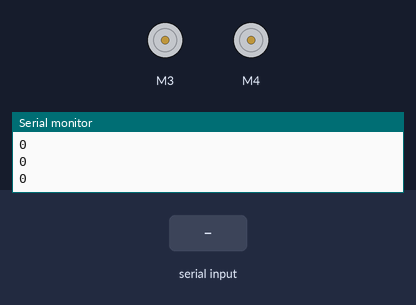
Bench run of a sketch on a simulated Arduino Uno, built with avr-gcc and run on an emulated ATmega328P. Shown: 2 × DC motor (green arrow = forward, orange = backward, longer = faster), the last lines printed to the serial monitor. The test bench sets the inputs (shaded band).

Above: at 1.2 s.
1.3 s: "F" received over Serial
At 2.3 s:
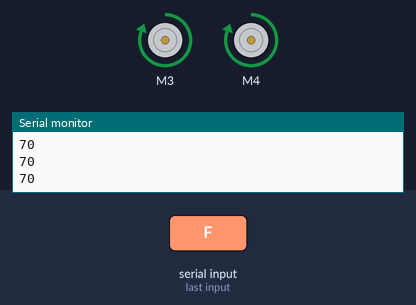
2.8 s: "B" received over Serial
At 3.5 s:
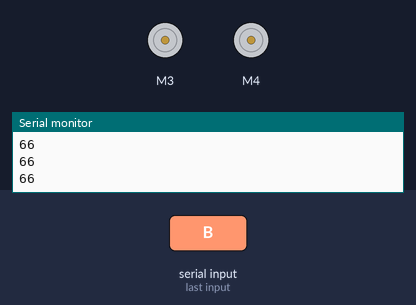
4.3 s: "R" received over Serial
At 4.7 s:
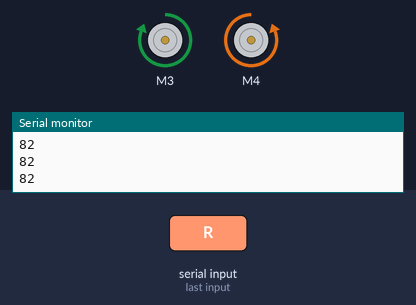
5.8 s: "L" received over Serial
At 7.0 s:
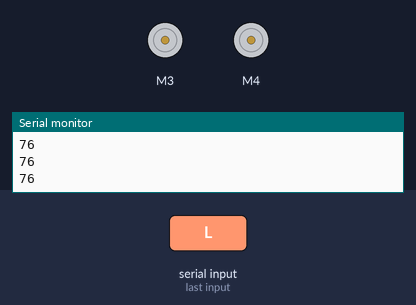
7.3 s: "B" received over Serial
At 8.4 s:
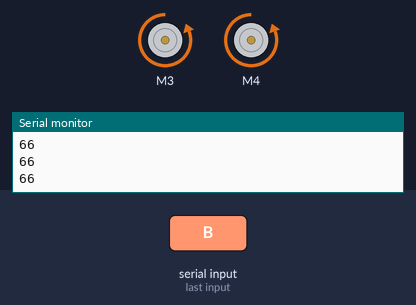
Timing chart, 0 to 9.8 s (numbered marks = the images above; inputs shaded):
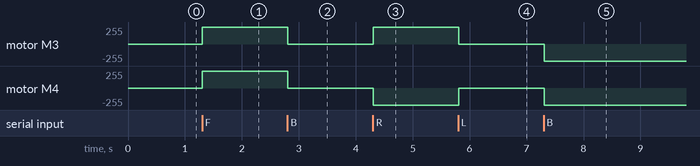

Measured:
- after the input at 1.3 s, motor M3, motor M4: stopped → forward 255/255 at once
- after the input at 2.8 s, motor M3, motor M4: forward 255/255 → stopped at once
- after the input at 4.3 s, motor M3: stopped → forward 255/255 at once; motor M4: stopped → backward 255/255 at once
- after the input at 5.8 s, motor M3: forward 255/255 → stopped at once; motor M4: backward 255/255 → stopped at once
- after the input at 7.3 s, motor M3, motor M4: stopped → backward 255/255 at once

The sketch:

FINAL_PROJECT_PROGRAM.ino
```cpp
#include <AFMotor.h>


AF_DCMotor motor1(3);
AF_DCMotor motor2(4);


int data;
bool HOLD = false;
int LAST = -1;


void setup() {
  motor1.setSpeed(255);
  motor2.setSpeed(255);
  Serial.begin(9600);
  Serial.println("Motor Started! BROOM BROOM!");
}


void loop() {

  Serial.println(data);
  delay(100);

  while (Serial.available() > 0) {
    data = Serial.read();
    Serial.println(data);
    if (HOLD and data != LAST){
      HOLD = false;
      motor1.run(RELEASE);
      motor2.run(RELEASE);
      } else {
        if (data == 70) {
          motor1.run(FORWARD);
          motor2.run(FORWARD);
          Serial.println("FORWARD");
          Serial.println("FORWARD");
          HOLD = true;
          LAST = data;
        }
        if (data == 66) {
          motor1.run(BACKWARD);
          motor2.run(BACKWARD);
          Serial.println("BACKWARD");
          HOLD = true;
          LAST = data;


        }
        if (data == 82) {
          motor1.run(FORWARD);
          motor2.run(BACKWARD);
          Serial.println("RIGHT");
          HOLD = true;
          LAST = data;
        }
        if (data == 76) {
          motor1.run(BACKWARD);
          motor2.run(FORWARD);
          Serial.println("LEFT");
          HOLD = true;
          LAST = data;
        }
      }
    }
  }
```
